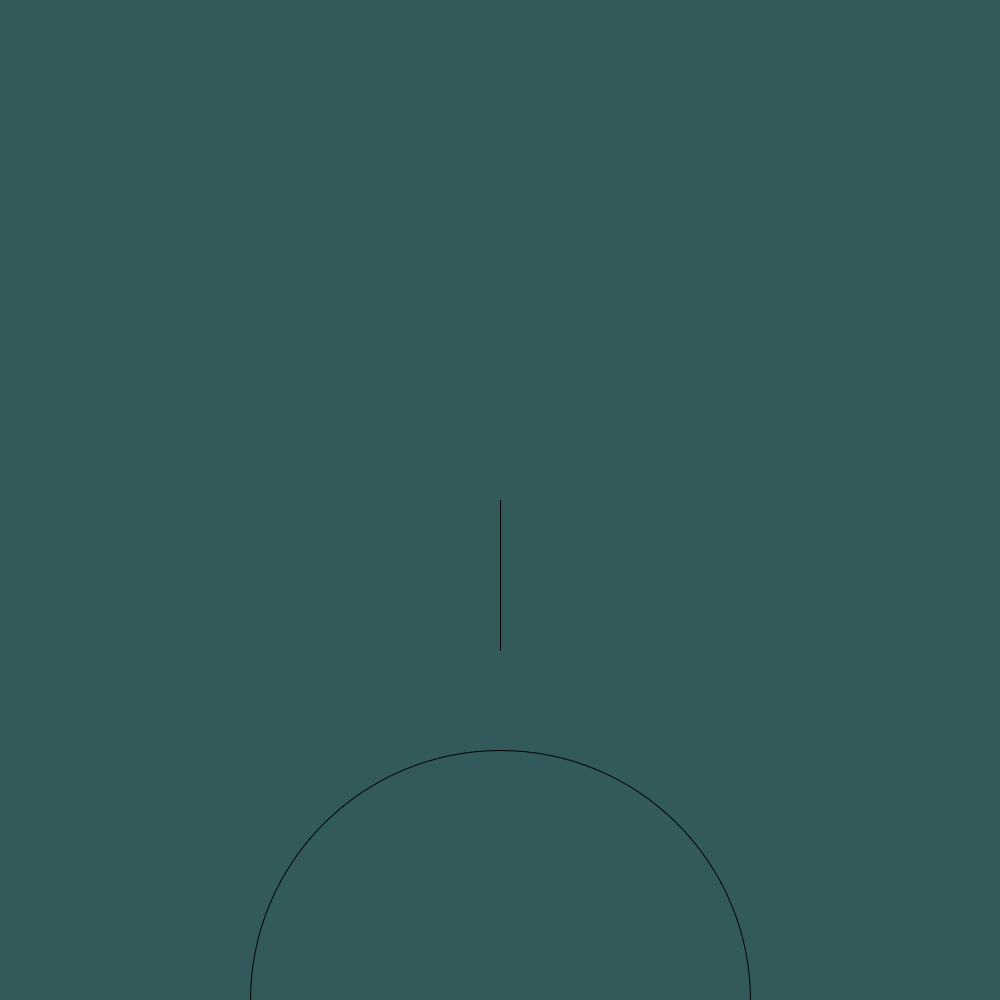
Frame 1 (no input)
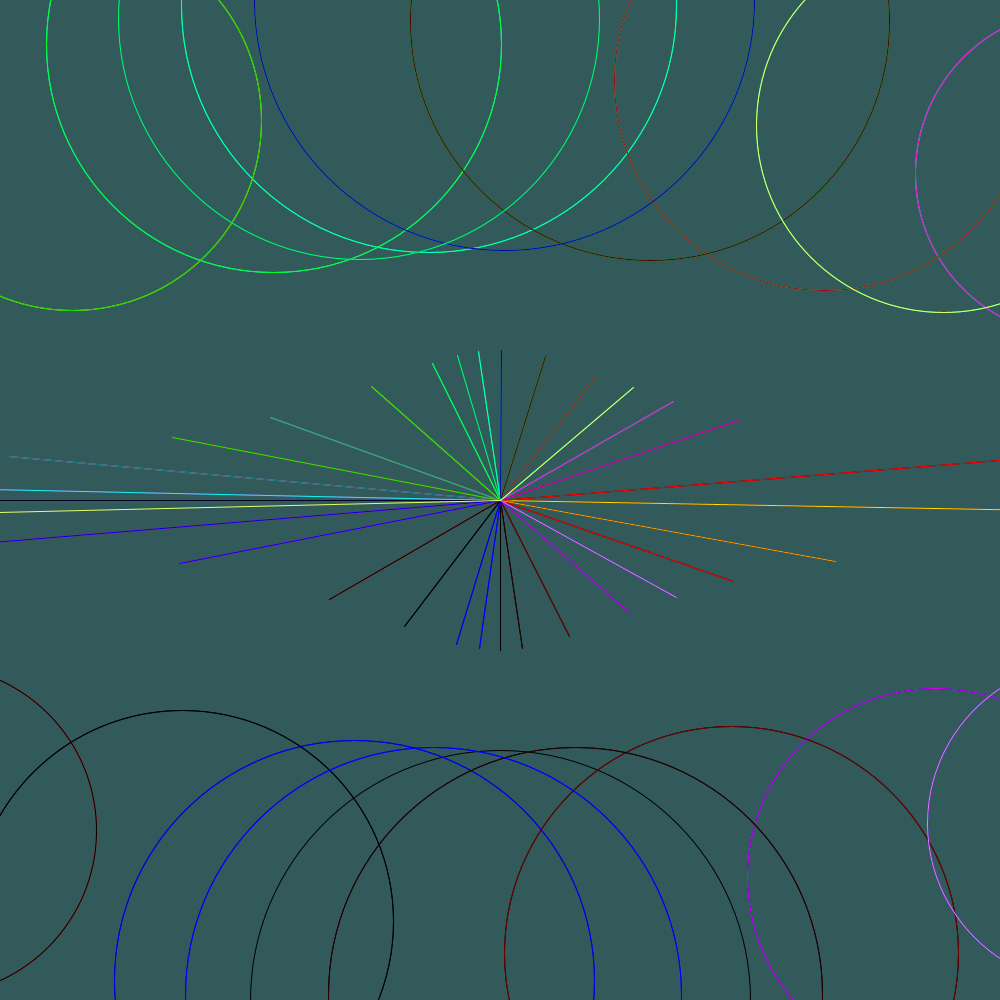
Frame 60 (the mouse pressed at the canvas centre just before this capture)
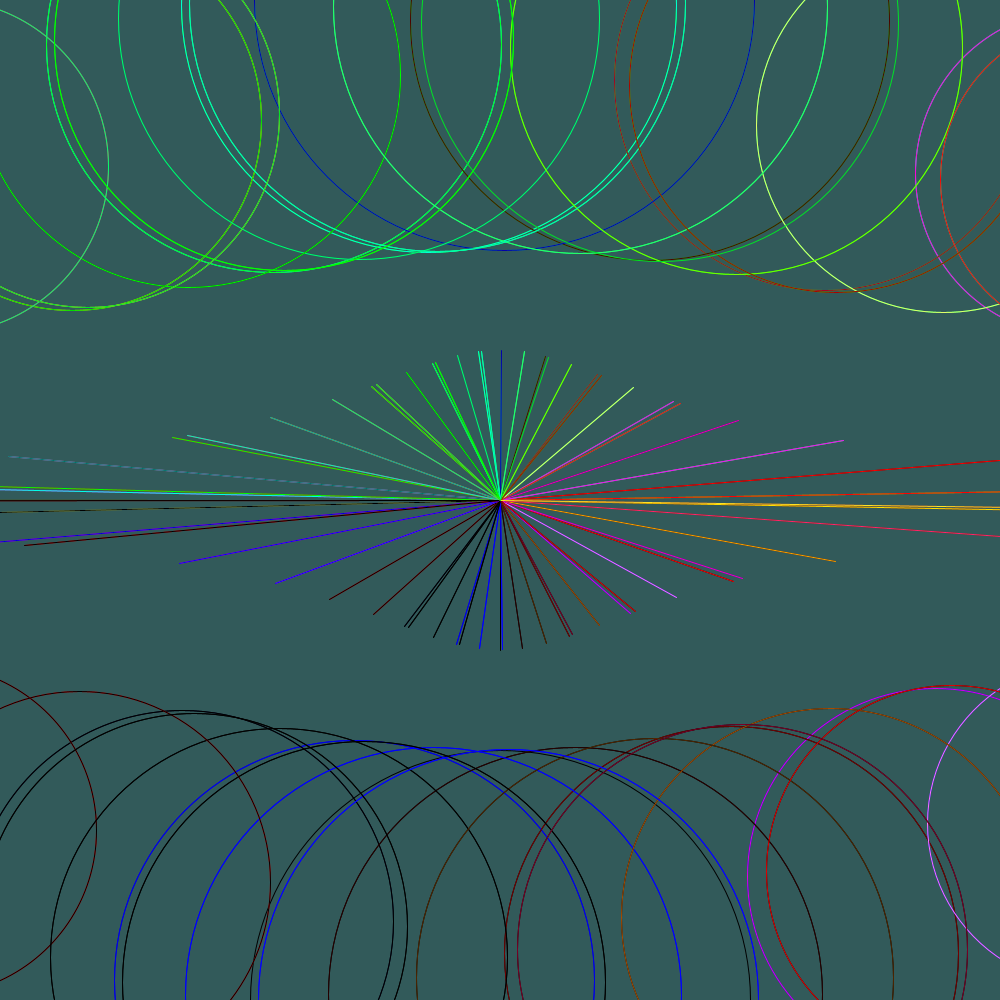
Frame 120 (the mouse held since frame 60 and released just before this capture)

The Processing sketch that drew these frames (run headless with seeded random() and noise(); from frame 60 on, the mouse is pressed at the canvas centre):

// Processing sketch: I_still_don_t_get_Tan
// ── I_still_don_t_get_Tan.pde
int a = 0;

void setup(){
  size(1000,1000);
  background(50,90,90);
  frameRate(1000);
}

void draw(){
  stroke(0+255 * tan(a/2),0+255 * tan(a/4),0+255 * sin(a/6));
  a = a + 1;
  noFill();
  circle(500+500*tan(a/2),500+500*cos(a/2),0+500*cos(a/2));
  line(500,500, 500 + 150 * tan(a/2),500 + 150 * cos(a/2));
}

void mousePressed(){
 save("can you tell i only have 3 days left.png"); 
}
